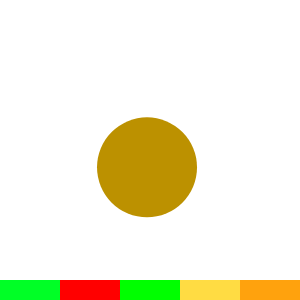
Frame 1 (no input)
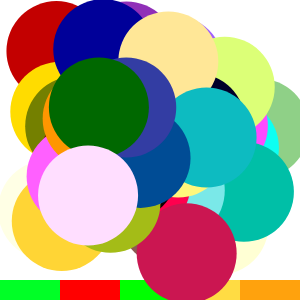
Frame 60 (no input)
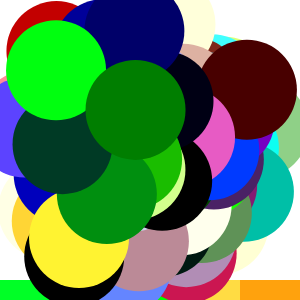
Frame 120 (the mouse pressed at the canvas centre since frame 60)

The p5.js sketch that drew these frames (run headless with seeded random() and noise() and a simulated clock; from frame 60 on, the mouse is pressed at the canvas centre):

// p5.js sketch
// ── sketch.js
/* Exercise 0.4
  Consider a simulation of paint splatter drawn as a collection of colored dots. Most of the paint clusters around a central position, but some dots splatter out toward the edges. Can you use a normal distribution of random numbers to generate the positions of the dots? Can you also use a normal distribution of random numbers to generate a color palette? Try creating a slider to adjust the standard deviation.

*/

let mainCanvas;
let paletteCanvas;
let slider;
// let palette = [];

function setup() {
  // Create the main canvas (at the back)
  mainCanvas = createCanvas(300, 300);
  mainCanvas.class('main-canvas');  // Assign the CSS class

  // Create the palette canvas (at the front)
  paletteCanvas = createGraphics(windowWidth, windowHeight / 6);
  paletteCanvas.class('palette-canvas');  // Assign the CSS class
  let palette = generateColorPalette(255)
  drawPalette(palette)
  paletteCanvas.position(4, 400)

  // Create slider to adjust standard deviation
  slider = createSlider(0, 255);
  slider.position(4, 310);
  slider.size(windowWidth/2);
}

function draw() {
  // use slider to adjust standard deviation for splatter
  let sd = slider.value()

  // Circle's coordinates using a normal distrubution
  let x = randomGaussian(width/2, sd);
  let y = randomGaussian(height/2, sd);

  // console.log(`x: ${x}, y: ${y}`)

  // // draw circle
  noStroke()
  fill(generateRandomColor(128, sd), 30)
  circle(x, y, 100) 

  // drawPalette(palette)
}

/* Helper Functions */
function generateRandomColor(deviation) {
  // create a random number between 0 - 255 to use as the mean color for the normal distrubution
  let meanColor = floor( random(0, 255) )

  // create random color channels using normal distrubution
  let r = generateColor(meanColor, deviation)
  let g = generateColor(meanColor, deviation)
  let b = generateColor(meanColor, deviation)
  return color(r,g,b)
}

function generateColorPalette(deviation) {
  let palette = []

  // create palatte of colors
  for (let i = 0; i < 5; i++) {
    let color = generateRandomColor(deviation)
    palette.push(color)
  }

  return palette
}

function drawPalette(palette) {
  // Show palatte
  let rectWidth = width / (palette.length)
  for (let i = 0; i < palette.length; i++) {
    fill(palette[i])
    noStroke()
    rect(i * rectWidth, 280, rectWidth, height / 6);
  }
}

function generateColor(mean, deviation) {
  // create a normal distribution for color value centered around mean for each
  let value = randomGaussian(mean, deviation)
  return floor( max(0, min(255, value)) )
}



// ── style.css
/* Reset the default margin and padding */
html, body {
  margin: 0;
  padding: 0;
  overflow: hidden; /* Disable scrollbars */
  height: 100vh; /* Make sure the body takes up the full height of the viewport */
}

/* Ensure canvas elements are displayed correctly */
canvas {
  display: block; /* Remove gaps below the canvas */
  width: 100vw; /* Make canvas take the full width of the viewport */
  height: 100vh; /* Make canvas take the full height of the viewport */
}

/* Style for the main canvas */
.main-canvas {
  z-index: 0; /* Set the z-index for layering */
  position: absolute; /* Absolute positioning to fill the viewport */
  top: 0; /* Align to the top */
  left: 0; /* Align to the left */
}

/* Style for the palette canvas */
.palette-canvas {
  z-index: 1; /* Set the z-index for layering above the main canvas */
  position: absolute; /* Absolute positioning to fill the top section */
  top: 0; /* Align to the top */
  left: 0; /* Align to the left */
}
